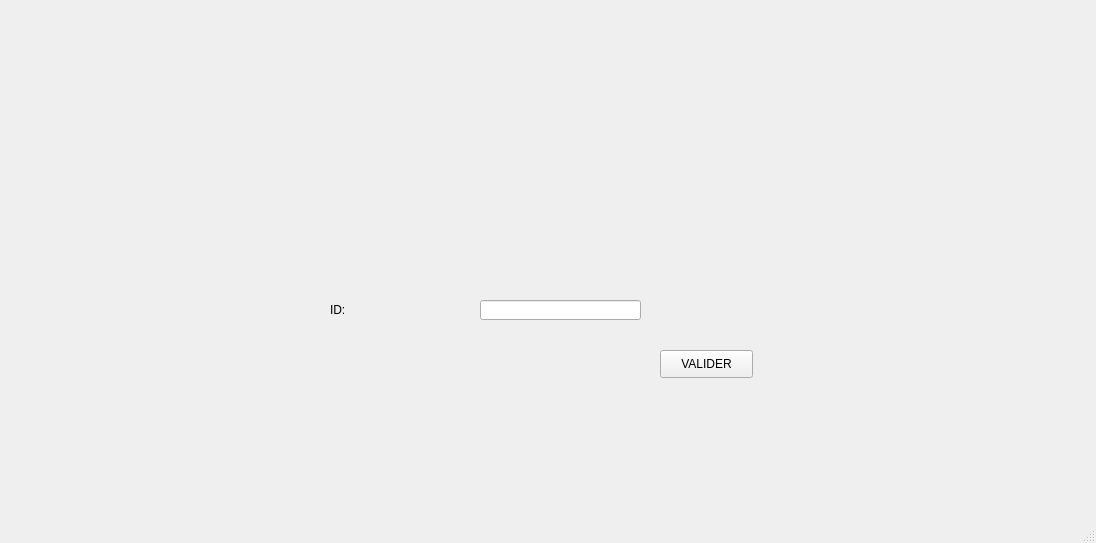
<?xml version="1.0" encoding="UTF-8"?>
<ui version="4.0">
 <class>oublier</class>
 <widget class="QMainWindow" name="oublier">
  <property name="geometry">
   <rect>
    <x>0</x>
    <y>0</y>
    <width>1096</width>
    <height>543</height>
   </rect>
  </property>
  <property name="windowTitle">
   <string>MainWindow</string>
  </property>
  <widget class="QWidget" name="centralwidget">
   <widget class="QLabel" name="label">
    <property name="geometry">
     <rect>
      <x>300</x>
      <y>260</y>
      <width>131</width>
      <height>20</height>
     </rect>
    </property>
    <property name="text">
     <string/>
    </property>
   </widget>
   <widget class="QLabel" name="label_2">
    <property name="geometry">
     <rect>
      <x>330</x>
      <y>300</y>
      <width>101</width>
      <height>20</height>
     </rect>
    </property>
    <property name="text">
     <string>ID:</string>
    </property>
   </widget>
   <widget class="QLineEdit" name="lineEdit_qq">
    <property name="geometry">
     <rect>
      <x>480</x>
      <y>300</y>
      <width>161</width>
      <height>20</height>
     </rect>
    </property>
   </widget>
   <widget class="QPushButton" name="pushButton_valider">
    <property name="geometry">
     <rect>
      <x>660</x>
      <y>350</y>
      <width>93</width>
      <height>28</height>
     </rect>
    </property>
    <property name="text">
     <string>VALIDER</string>
    </property>
   </widget>
   <widget class="QLabel" name="label_4">
    <property name="geometry">
     <rect>
      <x>430</x>
      <y>120</y>
      <width>171</width>
      <height>111</height>
     </rect>
    </property>
    <property name="pixmap">
     <pixmap>:/image/MDPO-removebg-preview.png</pixmap>
    </property>
    <property name="scaledContents">
     <bool>true</bool>
    </property>
   </widget>
   <widget class="QLabel" name="label_3">
    <property name="geometry">
     <rect>
      <x>570</x>
      <y>10</y>
      <width>1081</width>
      <height>491</height>
     </rect>
    </property>
    <property name="text">
     <string/>
    </property>
    <property name="pixmap">
     <pixmap>:/image/FORGET.png</pixmap>
    </property>
    <property name="scaledContents">
     <bool>true</bool>
    </property>
   </widget>
   <zorder>label</zorder>
   <zorder>label_3</zorder>
   <zorder>label_2</zorder>
   <zorder>lineEdit_qq</zorder>
   <zorder>pushButton_valider</zorder>
   <zorder>label_4</zorder>
  </widget>
  <widget class="QMenuBar" name="menubar">
   <property name="geometry">
    <rect>
     <x>0</x>
     <y>0</y>
     <width>1096</width>
     <height>26</height>
    </rect>
   </property>
  </widget>
  <widget class="QStatusBar" name="statusbar"/>
 </widget>
 <resources/>
 <connections/>
</ui>
